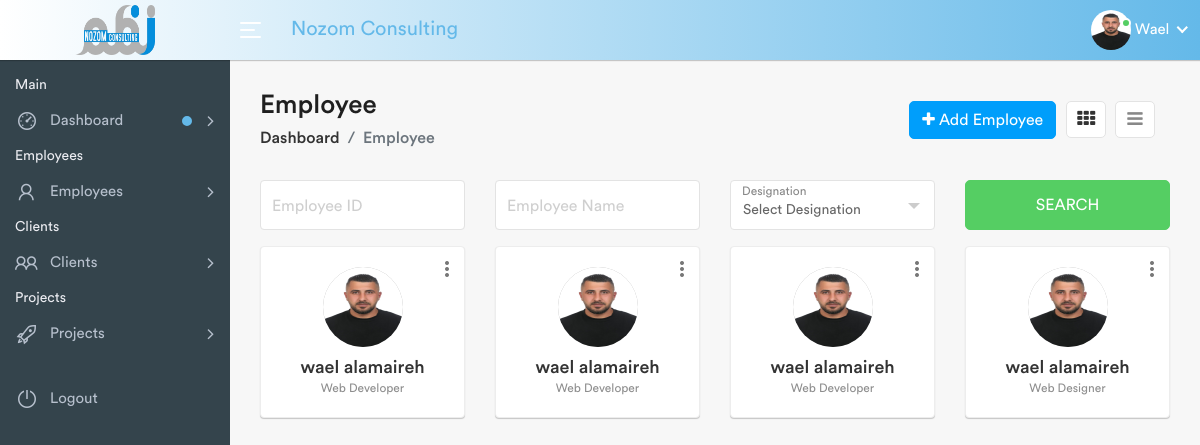
Page /employees.php (signed in) on the committed database.
### tables this page shows
CREATE TABLE `users` (
  `id` int(11) NOT NULL,
  `FirstName` varchar(200) NOT NULL,
  `LastName` varchar(200) NOT NULL,
  `UserName` varchar(200) NOT NULL,
  `Email` varchar(100) NOT NULL,
  `Password` varchar(200) NOT NULL,
  `Phone` varchar(20) NOT NULL,
  `Address` varchar(200) NOT NULL,
  `Picture` varchar(255) NOT NULL,
  `dateTime` datetime NOT NULL DEFAULT current_timestamp()
);

CREATE TABLE `employees` (
  `id` int(11) NOT NULL,
  `FirstName` varchar(100) NOT NULL,
  `LastName` varchar(100) NOT NULL,
  `UserName` varchar(20) NOT NULL,
  `Email` varchar(100) NOT NULL,
  `Password` varchar(255) NOT NULL,
  `Employee_Id` varchar(50) NOT NULL,
  `Phone` varchar(20) NOT NULL,
  `Department` varchar(255) NOT NULL,
  `Designation` varchar(255) NOT NULL,
  `Joining_Date` date NOT NULL DEFAULT current_timestamp(),
  `Picture` varchar(200) NOT NULL,
  `DateTime` datetime NOT NULL DEFAULT current_timestamp()
);

### employees.php (the view, shortened to what this page needs)
<?php
	include_once("includes/functions.php");
 ?>
<!DOCTYPE html>
<html lang="en">
    <head>
        <link rel="stylesheet" href="assets/css/bootstrap.min.css">
        <link rel="stylesheet" href="assets/css/font-awesome.min.css">
        <link rel="stylesheet" href="assets/css/line-awesome.min.css">
		<link rel="stylesheet" href="assets/css/select2.min.css">
		<link rel="stylesheet" href="assets/css/bootstrap-datetimepicker.min.css">
        <link rel="stylesheet" href="assets/css/style.css">
    </head>
    <body>
        <div class="main-wrapper">
            <?php include_once("includes/header.php");?>
            <?php include_once("includes/sidebar.php");?>
            <div class="page-wrapper">
                <div class="content container-fluid">
					<div class="page-header">
						<div class="row align-items-center">
							<div class="col">
								<h3 class="page-title">Employee</h3>
								<ul class="breadcrumb">
									<li class="breadcrumb-item"><a href="index.php">Dashboard</a></li>
									<li class="breadcrumb-item active">Employee</li>
								</ul>
							</div>
							<div class="col-auto float-right ml-auto">
								<a href="#" class="btn btn-info" style="margin-left:10px;margin-right:10px;" data-toggle="modal" data-target="#add_employee"><i class="fa fa-plus"></i> Add Employee</a>
								<div class="view-icons">
									<a href="employees.php" title="Grid View" class="grid-view btn btn-link active"><i class="fa fa-th"></i></a>
									<a href="employees-list.php" title="Tabular View" class="list-view btn btn-link"><i class="fa fa-bars"></i></a>
								</div>
							</div>
						</div>
					</div>
					<div class="row filter-row">
						<div class="col-sm-6 col-md-3">
							<div class="form-group form-focus">
								<input type="text" class="form-control floating">
								<label class="focus-label">Employee ID</label>
							</div>
						</div>
						<div class="col-sm-6 col-md-3">
							<div class="form-group form-focus">
								<input type="text" class="form-control floating">
								<label class="focus-label">Employee Name</label>
							</div>
						</div>
						<div class="col-sm-6 col-md-3">
							<div class="form-group form-focus select-focus">
								<label class="focus-label">Designation</label>
							</div>
						</div>
						<div class="col-sm-6 col-md-3">
							<a href="#" class="btn btn-success btn-block"> Search </a>
						</div>
     </div>
					<div class="row staff-grid-row">
						<?php
										$sql = "SELECT * FROM employees";
										$query = $dbh->prepare($sql);
										$query->execute();
										$results=$query->fetchAll(PDO::FETCH_OBJ);
										if($query->rowCount() > 0)
										{
										foreach($results as $row)
										{
									?>
						<div class="col-md-4 col-sm-6 col-12 col-lg-4 col-xl-3">
							<div class="profile-widget">
								<div class="profile-img">
									<a href="profile.html" class="avatar" ><img src="assets/img/profiles/<?php echo htmlentities($row->Picture); ?>" style="width:80px;height:80px;" alt="picture"></a>
								</div>
								<div class="dropdown profile-action">
									<a href="#" class="action-icon dropdown-toggle" data-toggle="dropdown" aria-expanded="false"><i class="material-icons">more_vert</i></a>
								</div>
								<h4 class="user-name m-t-10 mb-0 text-ellipsis"><a href="profile.html"><?php echo htmlentities($row->FirstName)." ".htmlentities($row->LastName); ?></a></h4>
								<div class="small text-muted"><?php echo htmlentities($row->Designation); ?></div>
							</div>
						</div>
						<?php $cnt +=1;
    }
    } ?>
					</div>
    </div>
            </div>
        </div>
    </body>
</html>

### includes/header.php (shortened to what this page needs)
<div class="header" style="background: linear-gradient(to right, white 0%, #64B9E9 100%);">
	<div class="header-left" >
		<a href="index.php" class="logo">
			<img src="assets/img/logo-nozom-icon.png" width="80" height="50" alt="">
		</a>
	</div>
	<a id="toggle_btn" href="javascript:void(0);">
		<span class="bar-icon" >
			<span></span>
			<span></span>
			<span></span>
		</span>
	</a>
	<div class="page-title-box" style="color:#64B9E9;">
		<h3 style="color:#64B9E9;">Nozom Consulting</h3>
	</div>
	<ul class="nav user-menu">
		<?php
		$sql = "SELECT * from users";
		$query = $dbh -> prepare($sql);
		$query->execute();
		$result=$query->fetch(PDO::FETCH_OBJ);
		?>
		<li class="nav-item dropdown has-arrow main-drop">
			<a href="#" class="dropdown-toggle nav-link" data-toggle="dropdown">
				<span class="user-img" style="width:40px;height:40px;"><img src="assets/img/profiles/<?php echo htmlentities($result->Picture);?>" style="width:40px;height:40px;" alt="User Picture">
				<span class="status online" ></span></span>
				<span><?php echo htmlentities(ucfirst($_SESSION['userlogin']));?></span>
			</a>
		</li>
	</ul>
</div>

### includes/sidebar.php (shortened to what this page needs)
<div class="sidebar" id="sidebar">
                <div class="sidebar-inner slimscroll">
					<div id="sidebar-menu" class="sidebar-menu">
						<ul>
							<li class="menu-title">
								<span>Main</span>
							</li>
							<li class="submenu">
								<a href="#"  class="noti-dot"><i class="la la-dashboard"></i> <span> Dashboard</span> <span class="menu-arrow"></span></a>
							</li>
							<li class="menu-title">
								<span>Employees</span>
							</li>
							<li class="submenu">
								<a href="#" ><i  class="la la-user"></i> <span> Employees</span> <span  class="menu-arrow"></span></a>
							</li>
							<li class="menu-title">
								<span>Clients</span>
							</li>
							<li class="submenu">
								<a href="#"><i class="la la-users"></i> <span> Clients</span> <span class="menu-arrow"></span></a>
							</li>
							<li class="menu-title">
								<span>Projects</span>
							</li>
							<li class="submenu">
								<a href="#"><i class="la la-rocket"></i> <span> Projects</span> <span class="menu-arrow"></span></a>
							</li>
							<li class="" style="margin-top:25px;">
								<a href="logout.php"><i class="la la-power-off"></i> <span>Logout</span></a>
							</li>
						</ul>
					</div>
                </div>
            </div>

### rows in the picture
users: Picture (picture)
employees: Picture (picture), FirstName "wael", LastName "alamaireh", Designation "Web Developer"
employees: Picture (picture), FirstName "wael", LastName "alamaireh", Designation "Web Developer"
employees: Picture (picture), FirstName "wael", LastName "alamaireh", Designation "Web Developer"
employees: Picture (picture), FirstName "wael", LastName "alamaireh", Designation "Web Designer"

### other values in the picture
$_SESSION['userlogin'] "Wael"
